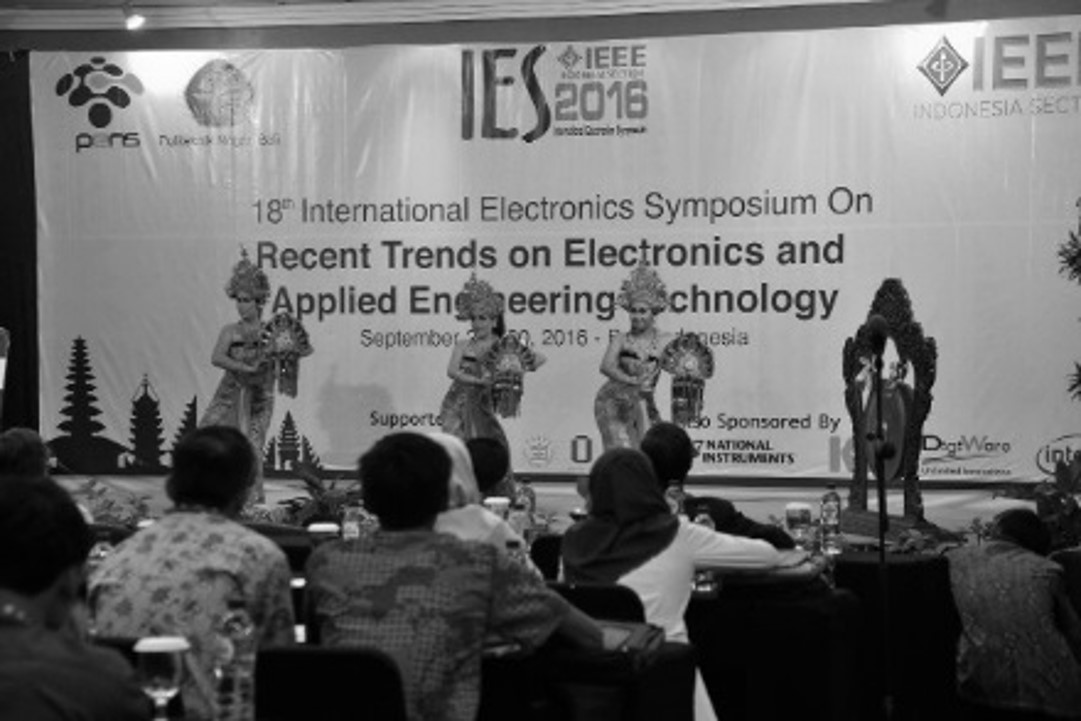
%> input picture TugasTeori/Tugas 4/2.jpg, 1081 x 721 px
$ octave sa.m   (GNU Octave 9; MATLAB toolbox functions it lacks are replaced by stand-ins)
%> lines starting %> are read from the running program, lines starting %| are printed output that depends on the picture
% Demo to use normxcorr2 to find a template (a white onion)
% in a larger image (of a pile of vegetables)
clc;    % Clear the command window.
close all;  % Close all figures (except those of imtool.)
imtool close all;  % Close all imtool figures.
clear;  % Erase all existing variables.
workspace;  % Make sure the workspace panel is showing.
format long g;
format compact;
fontSize = 11;

% [27 lines of commented-out code are left out]
rgbImage = imread('2.jpg');
%> rgbImage is the input picture: size 721x1081x3 uint8; min 0, max 255, mean 107.6
% Get the dimensions of the image.  numberOfColorBands should be = 3.
[rows, columns, numberOfColorBands] = size(rgbImage);
%> rows = 721; columns = 1081; numberOfColorBands = 3
% Display the original color image.
subplot(2, 2, 1);
imshow(rgbImage, []);
axis on;
caption = sprintf('Original Color Image, %d rows by %d columns.', rows, columns);
title(caption, 'FontSize', fontSize);
% Enlarge figure to full screen.
set(gcf, 'units','normalized','outerposition',[0, 0, 1, 1]);

% Let's get our template by extracting a small portion of the original image.
templateWidth = 71
templateHeight = 49
smallSubImage = imread('2a.jpg');
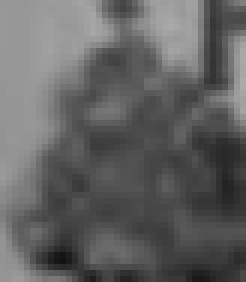
%> input picture TugasTeori/Tugas 4/2a.jpg, 41 x 47 px (shown 6 times larger)
%> smallSubImage is the input picture: size 47x41x3 uint8; min 18, max 171, mean 98.4
% Get the dimensions of the image.  numberOfColorBands should be = 3.
[rows, columns, numberOfColorBands] = size(smallSubImage);
%> rows = 47; columns = 41
subplot(2, 2, 2);
imshow(smallSubImage, []);
axis on;
caption = sprintf('Template Image to Search For, %d rows by %d columns.', rows, columns);
title(caption, 'FontSize', fontSize);

% Ask user which channel (red, green, or blue) to search for a match.
% channelToCorrelate = menu('Correlate which color channel?', 'Red', 'Green', 'Blue');
% It actually finds the same location no matter what channel you pick,
% for this image anyway, so let's just go with red (channel #1).
% Note: If you want, you can get the template from every color channel and search for it in every color channel,
% then take the average of the found locations to get the overall best location.
channelToCorrelate = 1;  % Use the red channel.
correlationOutput = normxcorr2(smallSubImage(:,:,1), rgbImage(:,:, channelToCorrelate));
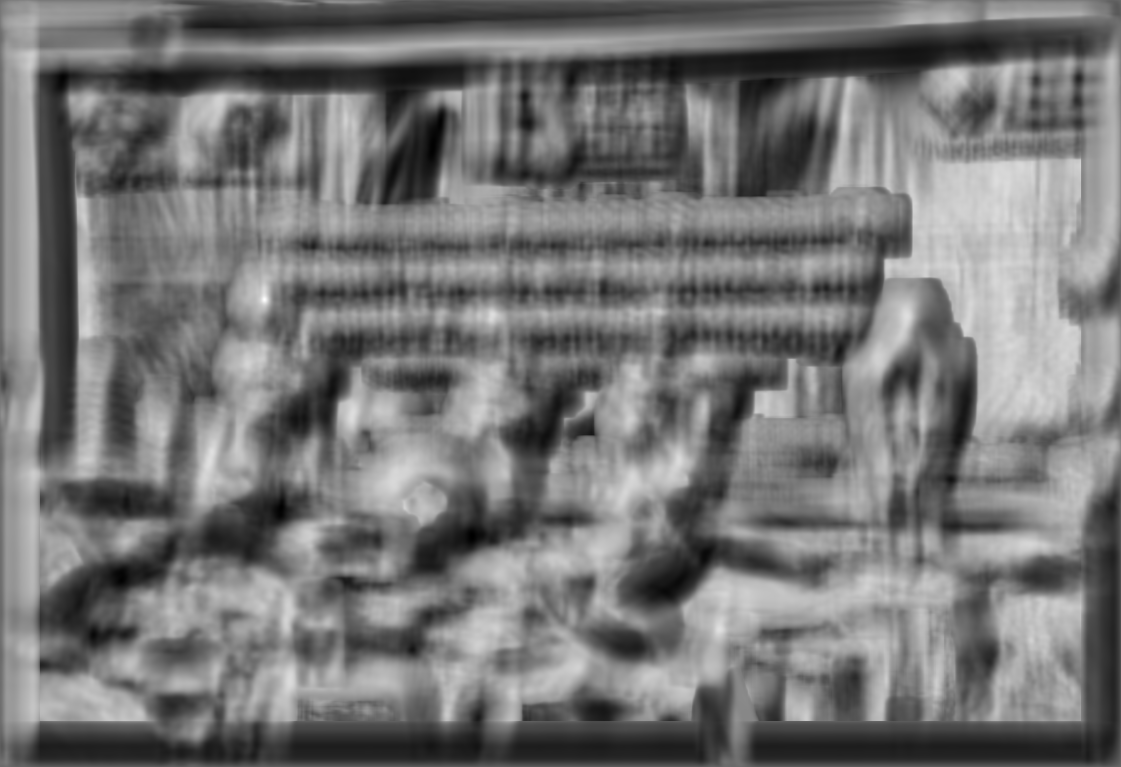
%> correlationOutput: size 767x1121 double; min -0.761, max 1, mean 0.0542; drawn with min black and max white
subplot(2, 2, 3);
imshow(correlationOutput, []);
axis on;
% Get the dimensions of the image.  numberOfColorBands should be = 1.
[rows, columns, numberOfColorBands] = size(correlationOutput);
%> rows = 767; columns = 1121; numberOfColorBands = 1
caption = sprintf('Normalized Cross Correlation Output, %d rows by %d columns.', rows, columns);
title(caption, 'FontSize', fontSize);

% Find out where the normalized cross correlation image is brightest.
[maxCorrValue, maxIndex] = max(abs(correlationOutput(:)));
%> maxCorrValue = 1; maxIndex = 202788
[yPeak, xPeak] = ind2sub(size(correlationOutput),maxIndex(1))
%> yPeak = 300; xPeak = 265
% Because cross correlation increases the size of the image,
% we need to shift back to find out where it would be in the original image.
corr_offset = [(xPeak-size(smallSubImage,2)) (yPeak-size(smallSubImage,1))]
%> corr_offset = [224 253]

% Plot it over the original image.
subplot(2, 2, 4); % Re-display image in lower right.
imshow(rgbImage);
axis on; % Show tick marks giving pixels
hold on; % Don't allow rectangle to blow away image.
% Calculate the rectangle for the template box.  Rect = [xLeft, yTop, widthInColumns, heightInRows]
boxRect = [corr_offset(1) corr_offset(2) templateWidth, templateHeight]
%> boxRect = [224 253 71 49]
% Plot the box over the image.
rectangle('position', boxRect, 'edgecolor', 'g', 'linewidth',2);
% Give a caption above the image.
title('Template Image Found in Original Image', 'FontSize', fontSize);
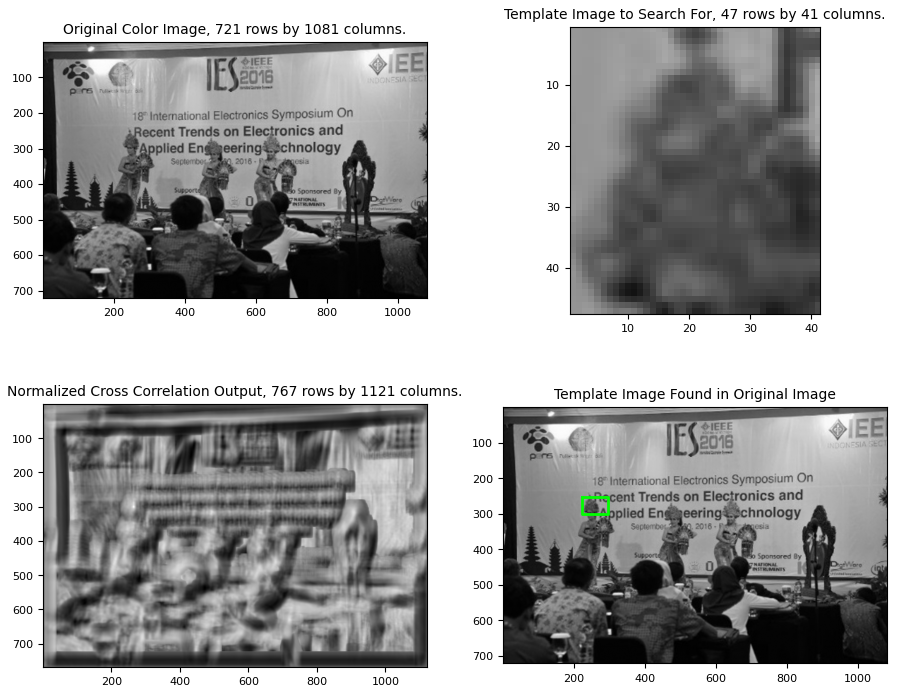
%> figure redrawn from the program's plot data, 4 panels
uiwait(helpdlg('Done with demo!'));
